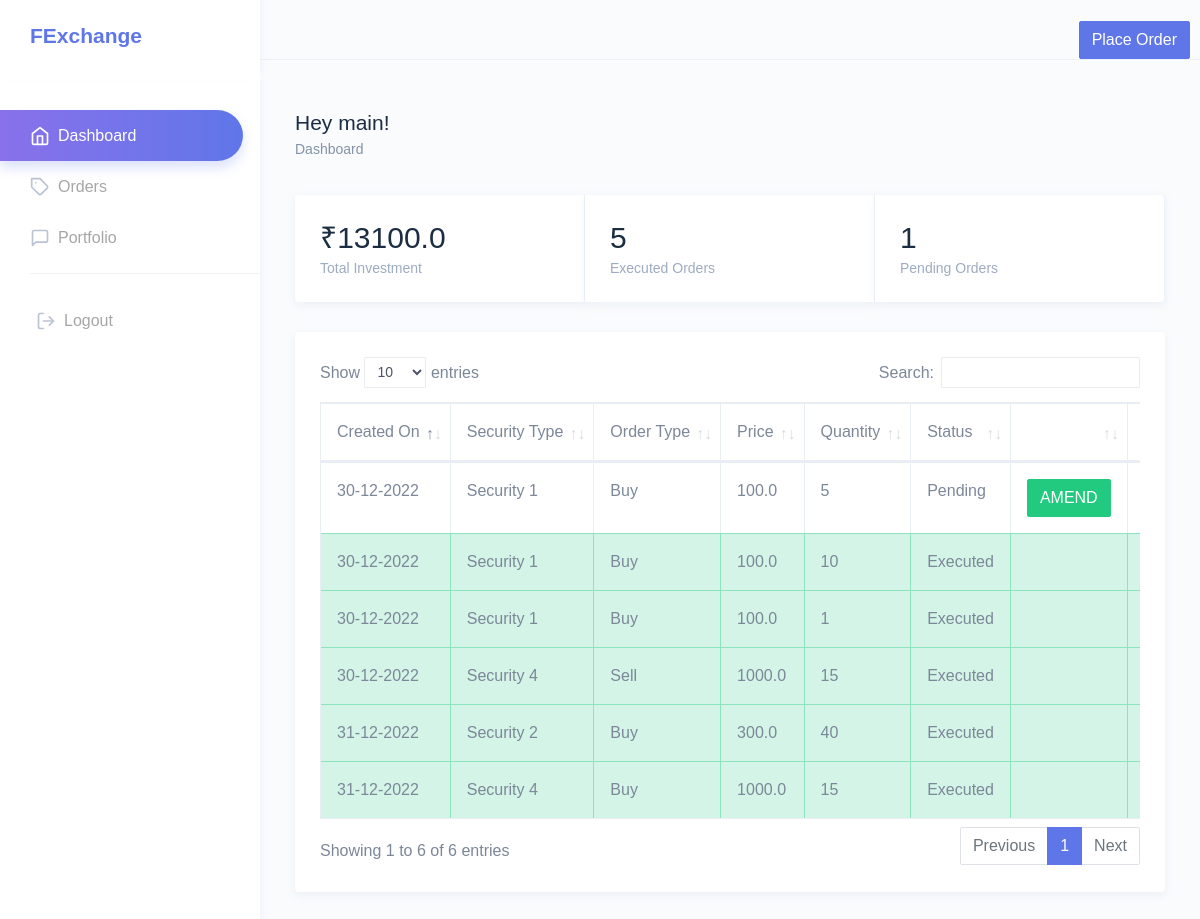
The page /home/ (signed in) on the database its author committed.
### app/models.py (models this page shows, shortened)
class Order(models.Model):
    security_type = models.CharField(max_length=100,default="")
    order_type= models.CharField(max_length=100,default="")
    quantity= models.IntegerField(default=0)
    price = models.FloatField(default=0)
    status = models.CharField(max_length=100,default="")
    user = models.ForeignKey(User, on_delete=models.CASCADE)
    created = models.DateTimeField(auto_now_add=True)

### app/views.py (the view)
# urls.py: 2. Add a URL to urlpatterns:  path('', views.home, name='home')
@login_required
def home(request):
    context=dict()
    context['user_portfolio'],context['total_investment']=fetch_user_portfolio(request.user)
    context['created_orders']=fetch_all_user_orders(request.user)
    context['pending_orders'],context['executed_orders']=orders_summary(request.user)
    return render(request,'home.html',context)

### app/orders_utility.py (called while the page is built)
def fetch_all_user_orders(user):
    orders=Order.objects.filter(user=user)
    return orders.values()

def orders_summary(user):
    pending_orders=Order.objects.filter(user=user,status="Pending")
    executed_orders=Order.objects.filter(user=user,status="Executed")
    return len(pending_orders.values()),len(executed_orders.values())

### app/templates/home.html (shortened to what this page needs)
{% extends 'layouts/base.html' %}
{% block stylesheets %}
<link rel="stylesheet" href="//cdnjs.cloudflare.com/ajax/libs/morris.js/0.5.1/morris.css">
{% endblock stylesheets %}
{% block content %}
<div id="main-wrapper" data-theme="light" data-layout="vertical" data-navbarbg="skin6" data-sidebartype="full"
    data-sidebar-position="fixed" data-header-position="fixed" data-boxed-layout="full">
    {% include "includes/sidenav.html" %}
    <div class="page-wrapper">
        <div class="page-breadcrumb">
            <div class="row">
                <div class="col-7 align-self-center">
                    <h3 class="page-title text-truncate text-dark font-weight-medium mb-1">Hey
                        {{request.user.username}}!</h3>
                    <div class="d-flex align-items-center">
                        <nav aria-label="breadcrumb">
                            <ol class="breadcrumb m-0 p-0">
                                <li class="breadcrumb-item"><a href="index.html">Dashboard</a>
                                </li>
                            </ol>
                        </nav>
                    </div>
                </div>
            </div>
        </div>
        <div class="container-fluid">
            <div class="card-group">
                <div class="card border-right">
                    <div class="card-body">
                        <div class="d-flex d-lg-flex d-md-block align-items-center">
                            <div>
                                <div class="d-inline-flex align-items-center">
                                    <h2 class="text-dark mb-1 font-weight-medium">₹{{total_investment}}</h2>
                                </div>
                                <h6 class="text-muted font-weight-normal mb-0 w-100 text-truncate">Total Investment</h6>
                            </div>
                        </div>
                    </div>
                </div>
                <div class="card border-right">
                    <div class="card-body">
                        <div class="d-flex d-lg-flex d-md-block align-items-center">
                            <div>
                                <h2 class="text-dark mb-1 w-100 text-truncate font-weight-medium">{{executed_orders}}
                                </h2>
                                <h6 class="text-muted font-weight-normal mb-0 w-100 text-truncate">Executed Orders
                                </h6>
                            </div>
                        </div>
                    </div>
                </div>
                <div class="card border-right">
                    <div class="card-body">
                        <div class="d-flex d-lg-flex d-md-block align-items-center">
                            <div>
                                <div class="d-inline-flex align-items-center">
                                    <h2 class="text-dark mb-1 font-weight-medium">{{pending_orders}}</h2>
                                </div>
                                <h6 class="text-muted font-weight-normal mb-0 w-100 text-truncate">Pending Orders</h6>
                            </div>
                        </div>
                    </div>
                </div>
            </div>
            <div class="row">
                <div class="col-12">
                    <div class="card">
                        <div class="card-body">
                            <div class="table-responsive">
                                <table id="zero_config1" class="table table-bordered no-wrap">
                                    <thead>
                                        <tr>
                                            <th>Created On</th>
                                            <th>Security Type</th>
                                            <th>Order Type</th>
                                            <th>Price</th>
                                            <th>Quantity</th>
                                            <th>Status</th>
                                            <th></th>
                                            <th></th>
                                        </tr>
                                    </thead>
                                    <tbody>
                                        {% for item in created_orders %}
                                        {% ifequal item.status "Executed" %}
                                        <tr class="table-success">
                                            {% endifequal %}
                                            {% ifequal item.status "Pending" %}
                                        <tr class="table-default">
                                            {% endifequal %}
                                            <td>{{ item.created|date:'d-m-Y' }}</td>
                                            <td>{{ item.security_type }}</td>
                                            <td>{{ item.order_type }}</td>
                                            <td>{{ item.price }}</td>
                                            <td>{{ item.quantity }}</td>
                                            <td>{{ item.status }}</td>
                                            <td>
                                                {% ifequal item.status "Pending" %}
                                                <div class="btn-list">
                                                    <button type="submit"
                                                        class="btn waves-effect waves-light btn-success"
                                                        data-toggle="modal" data-target="#amend-modal1">AMEND</button>
                                                </div>
                                                {% endifequal %}
                                            </td>
                                            <td>
                                            </td>
                                        </tr>
                                        {% endfor %}
                                    </tbody>
                                </table>
                            </div>
                        </div>
                    </div>
                </div>
            </div>
        </div>
    </div>
</div>
</body>
</html>
{% endblock content %}

### app/templates/layouts/base.html (shortened to what this page needs)
<!DOCTYPE html>
{% load static %}
<html dir="ltr" lang="en">
<head>
    <link href="/static/assets/c3.min.css" rel="stylesheet">
    <link href="/static/assets/chartist.min.css" rel="stylesheet">
    <link href="/static/assets/jquery-jvectormap-2.0.2.css" rel="stylesheet" />
    <link href="/static/assets/style.min.css" rel="stylesheet">
    <link href="/static/assets/dataTables.bootstrap4.css" rel="stylesheet">
    <link rel="stylesheet" href="https://cdnjs.cloudflare.com/ajax/libs/font-awesome/4.7.0/css/font-awesome.min.css">
    {% block stylesheets %}{% endblock stylesheets %}
</head>
<body>
  {% block content %}{% endblock content %}
</body>
</html>

### app/templates/includes/sidenav.html (shortened to what this page needs)
<header class="topbar" data-navbarbg="skin6">
    <nav class="navbar top-navbar navbar-expand-md">
        <div class="navbar-header" data-logobg="skin6">
            <div class="navbar-brand">
                <a href="index.html">
                    <h3 style="font-weight: 700;">FExchange</h3>
                </a>
            </div>
        </div>
        <div class="navbar-collapse collapse" id="navbarSupportedContent">
            <ul class="navbar-nav float-right">
                <button type="button" class="btn waves-effect waves-light btn-primary" data-toggle="modal" data-target="#order-modal">Place Order</button>
            </ul>
        </div>
    </nav>
</header>
<aside class="left-sidebar" data-sidebarbg="skin6">
    <div class="scroll-sidebar" data-sidebarbg="skin6">
        <nav class="sidebar-nav">
            <ul id="sidebarnav">
                <li class="sidebar-item"> <a class="sidebar-link sidebar-link" href="{% url 'home' %}"
                        aria-expanded="false"><i data-feather="home" class="feather-icon"></i><span
                            class="hide-menu">Dashboard</span></a></li>
                <li class="sidebar-item"> <a class="sidebar-link" href="{% url 'createdorders' %}"
                        aria-expanded="false"><i data-feather="tag" class="feather-icon"></i><span
                            class="hide-menu">Orders
                        </span></a>
                </li>
                <li class="sidebar-item"> <a class="sidebar-link sidebar-link" href="{% url 'viewportfolio' %}"
                        aria-expanded="false"><i data-feather="message-square" class="feather-icon"></i><span
                            class="hide-menu">Portfolio</span></a></li>
              <li class="list-divider"></li>
                <form method="POST" action="{% url 'logoutuser' %}">{% csrf_token %}
                <li class="sidebar-item"> <button style="border: none; background-color: white;" type="submit"><a class="sidebar-link sidebar-link" href="#"
                        aria-expanded="false"><i data-feather="log-out" class="feather-icon"></i><span
                            class="hide-menu">Logout</span></a></button></li></form>
            </ul>
        </nav>
    </div>
</aside>

### rows shown on the page
Order: created "30-12-2022", security_type "Security 1", order_type "Buy", price "100.0", quantity "5", status "Pending"
Order: created "30-12-2022", security_type "Security 1", order_type "Buy", price "100.0", quantity "10", status "Executed"
Order: created "30-12-2022", security_type "Security 1", order_type "Buy", price "100.0", quantity "1", status "Executed"
Order: created "30-12-2022", security_type "Security 4", order_type "Sell", price "1000.0", quantity "15", status "Executed"
Order: created "31-12-2022", security_type "Security 2", order_type "Buy", price "300.0", quantity "40", status "Executed"
Order: created "31-12-2022", security_type "Security 4", order_type "Buy", price "1000.0", quantity "15", status "Executed"

### other values the page prints
{{ request.user.username }} "main"
{{ total_investment }} "13100.0"
{{ executed_orders }} "5"
{{ pending_orders }} "1"
